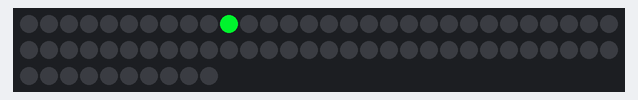
A sketch run on a simulated Arduino Uno, built with avr-gcc and run on an emulated ATmega328P. Shown: 70 RGB LEDs in strip order, left to right, continuing on the next row.

Above: at 1.21 s.
At 3.49 s:
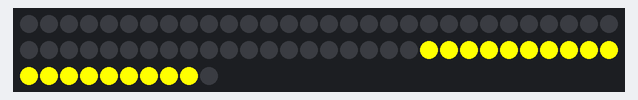
At 5.7 s:
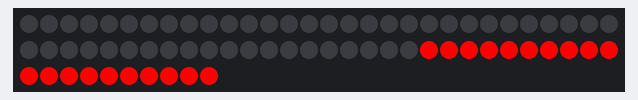

The sketch:

led_rgb.ino
```cpp
#include <FastLED.h>

// How many leds in your strip?
#define NUM_LEDS 70
#define TRAIL    10

// For led chips like Neopixels, which have a data line, ground, and power, you just
// need to define DATA_PIN.  For led chipsets that are SPI based (four wires - data, clock,
// ground, and power), like the LPD8806 define both DATA_PIN and CLOCK_PIN
#define DATA_PIN 3
#define CLOCK_PIN 13

// Define the array of leds
CRGB leds[NUM_LEDS];

void setup() {

  //RGB
  FastLED.addLeds<WS2812B, DATA_PIN, GRB>(leds, NUM_LEDS);

}

void loop() {
  chanphao();
}


void chanphao() {

  for ( int i = 0; i <= NUM_LEDS; i++) {
    //Red, Saturation, Brightness
    //        leds[i] = CHSV( 0,     255,          255); // xanh la
    leds[i-2].setRGB(0,0,0);
    leds[i]=CRGB(0, 255 - 4 * i, 4 * i );
    // FastLED.setBrightness(2);//làm mờ bóng đèn
    FastLED.show();
    delay(100);
    fadeall() ;
    FastLED.clear();

    if (i == 10 ) {

       for(int i=50;i<NUM_LEDS;i++){
         leds[i].setRGB(0,0,255);
         FastLED.show();
        delay(20);
      }
       FastLED.clear();


      for(int i=50;i<NUM_LEDS;i++){

       leds[i].setRGB(255,255,0);
       FastLED.show();
       delay(100);
      }
       FastLED.clear();

//       mau xanh
      for (int i = 50; i <= NUM_LEDS; i++) {
        leds[i] = CHSV( 0,     255,          255);
        FastLED.show();
        delay(100);
      }


      for (int i = 50; i < NUM_LEDS; i++) {
        leds[i].setRGB(255, 0, 0);
        FastLED.show();
        delay(20);
      }
      FastLED.clear();

      for (int i = 50; i < NUM_LEDS; i++) {
        leds[i].setRGB(0, 255, 0);
        FastLED.show();
        delay(20);
      }
      FastLED.clear();

      for (int i = 50; i < NUM_LEDS; i++) {
        leds[i] = CRGB(4 * i, 0 , 255 - 4 * i);
        FastLED.setBrightness(100 - i);
        FastLED.show();
        delay(150);
      }
      delay(1000);
       fill_solid(leds, NUM_LEDS, CRGB(145,44,20));
      FastLED.show();
       delay(1000);
     FastLED.clear();

       leds[50] = CRGB::HotPink;
        leds[51] = CRGB::BlueViolet;
        leds[52] = CRGB::HotPink;
        leds[53] = CRGB::YellowGreen;
        leds[54] = CRGB::HotPink;
        leds[55] = CRGB::BlueViolet;
        leds[56] = CRGB::HotPink;
        leds[57] = CRGB::YellowGreen;
        leds[58] = CRGB::HotPink;
        leds[59] = CRGB::YellowGreen;
        leds[60] = CRGB::BlueViolet;
        leds[61] = CRGB::HotPink;
        leds[62] = CRGB::HotPink;
        leds[63] = CRGB::YellowGreen;
        leds[64] = CRGB::HotPink;

        leds[65] = CRGB::HotPink;
        leds[66] = CRGB::YellowGreen;
        leds[67] = CRGB::BlueViolet;
        leds[68] = CRGB::HotPink;
        leds[69] = CRGB::HotPink;
        leds[70] = CRGB::YellowGreen;


        FastLED.show();
        delay(1000);
        FastLED.clear();


    }


  }

}
// fades the LED's behind the leading LED
void fadeall() {
  for (int i = 0; i < NUM_LEDS; i++) {
    leds[i].nscale8(TRAIL);
  }
}

//   0 Red
//  42 Yellow
//  85 Green
// 128 Aqua
// 171 Blue
// 213 Purple
```
